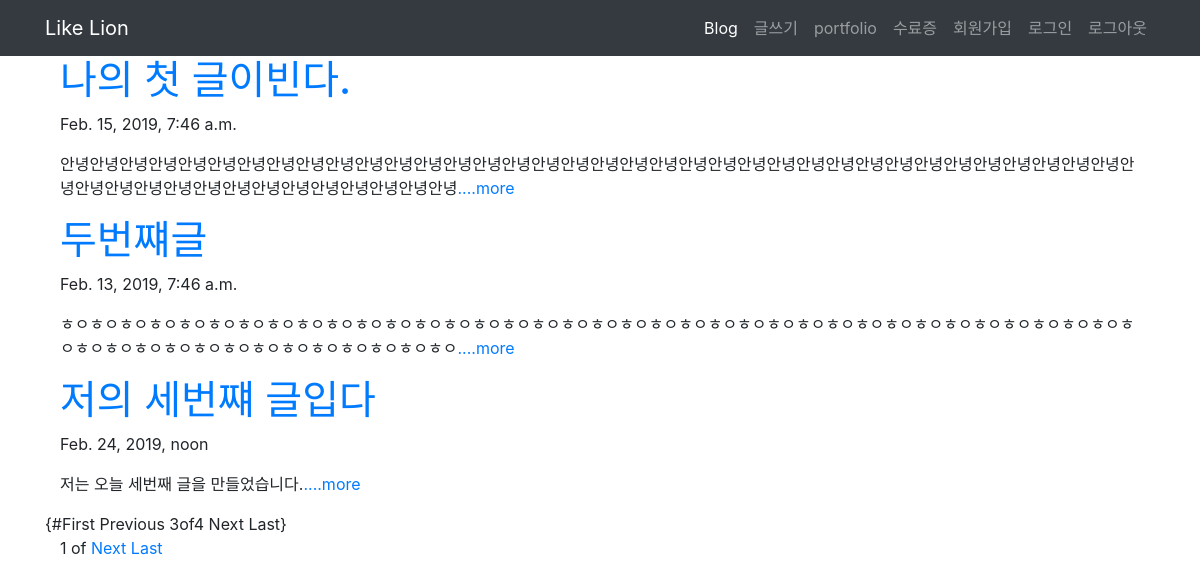
The page / on the database its author committed.
### blog/models.py (models this page shows, shortened)
class Blog(models.Model):
    title = models.CharField(max_length=200)
    pub_date = models.DateTimeField('date published')
    body = models.TextField()
    def summary(self):
        return self.body[:100]

### blog/views.py (the view)
# urls.py: path('', blog_view.blog, name='blog'),
def blog(request):
    blogs = Blog.objects
    blog_list = Blog.objects.all()
    paginator = Paginator(blog_list, 3)
    page = request.GET.get('page')
    posts = paginator.get_page(page)
    return render(request, 'blog.html', {'blogs': blogs, 'posts':posts})

### blog/templates/blog.html (shortened to what this page needs)
{% extends 'base.html' %}
{% block content %}
{% for blog in posts %}
<div class="container">
    <a href=" {% url 'detail' blog.id %}">
        <h1 class="inline-block">{{ blog.title }}</h1>
    </a>
    <p>{{ blog.pub_date }}</p>
    <p>{{ blog.summary }}<a href=" {% url 'detail' blog.id %}">....more</a></p>
</div>
{% endfor %}
{#First Previous 3of4 Next Last}
<div  class="container">
    <span>{{posts.number}}</span>
    <span>of</span>
    {% if posts.has_next %}
    <a href="?page={{posts.next_page_number}}">Next</a>
    <a href="?page={{posts.paginator.num_pages}}">Last</a>
    {% endif %}
</div>
{% endblock %}

### rows shown on the page
Blog: title "나의 첫 글이빈다.", pub_date "Feb. 15, 2019, 7:46 a.m.", summary "안녕안녕안녕안녕안녕안녕안녕안녕안녕안녕안녕안녕안녕안녕안녕안녕안녕안녕안녕안녕안녕안녕안녕안녕안녕안녕안녕안녕안녕안녕안녕안녕안녕안녕안녕안녕안녕안녕안녕안녕안녕안녕안녕안녕안녕안녕안녕안녕안녕안녕"
Blog: title "두번쨰글", pub_date "Feb. 13, 2019, 7:46 a.m.", summary "ㅎㅇㅎㅇㅎㅇㅎㅇㅎㅇㅎㅇㅎㅇㅎㅇㅎㅇㅎㅇㅎㅇㅎㅇㅎㅇㅎㅇㅎㅇㅎㅇㅎㅇㅎㅇㅎㅇㅎㅇㅎㅇㅎㅇㅎㅇㅎㅇㅎㅇㅎㅇㅎㅇㅎㅇㅎㅇㅎㅇㅎㅇㅎㅇㅎㅇㅎㅇㅎㅇㅎㅇㅎㅇㅎㅇㅎㅇㅎㅇㅎㅇㅎㅇㅎㅇㅎㅇㅎㅇㅎㅇㅎㅇㅎㅇㅎㅇㅎㅇ"
Blog: title "저의 세번쨰 글입다", pub_date "Feb. 24, 2019, noon", summary "저는 오늘 세번째 글을 만들었습니다."

### other values the page prints
{{ posts.number }} "1"
